Frame 1 (no input): blank canvas, image omitted
Frame 60 (the mouse pressed at the canvas centre just before this capture): blank canvas, image omitted
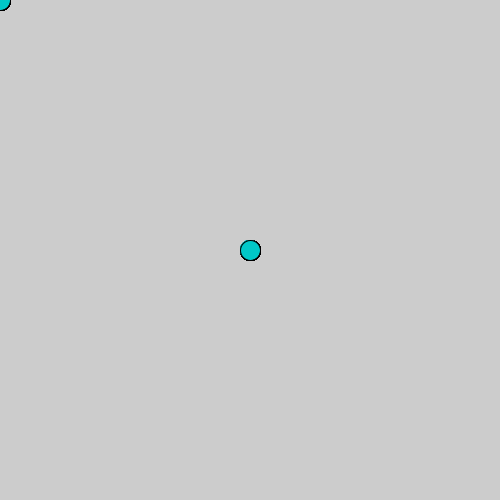
Frame 120 (the mouse held since frame 60 and released just before this capture)

The Processing sketch whose frames 1 and 60 were blank and that drew this single picture after the mouse press (run headless with seeded random() and noise(); from frame 60 on, the mouse is pressed at the canvas centre):

// Processing sketch: processing_158004
// ── processing_158004.pde

int counter;

void setup() {  //setup function called initially, only once
   size(500,500);
   
}

void draw() {  //draw function loops 
  fill(0,200,200);
  ellipse(mouseX,mouseY,20,20);
  
 
}
